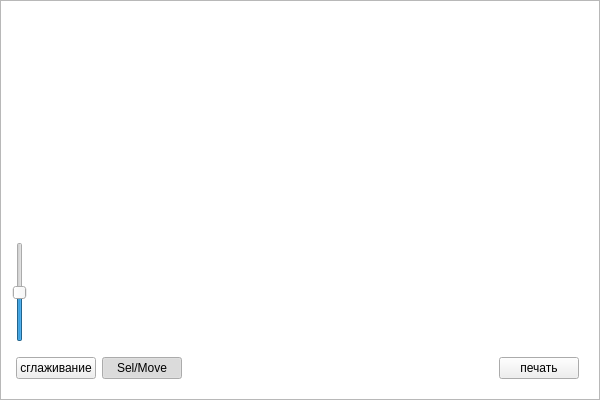
<?xml version="1.0" encoding="UTF-8"?>
<ui version="4.0">
 <class>MapView</class>
 <widget class="QGraphicsView" name="MapView">
  <property name="geometry">
   <rect>
    <x>0</x>
    <y>0</y>
    <width>600</width>
    <height>400</height>
   </rect>
  </property>
  <property name="dragMode">
   <enum>QGraphicsView::RubberBandDrag</enum>
  </property>
  <property name="transformationAnchor">
   <enum>QGraphicsView::AnchorUnderMouse</enum>
  </property>
  <layout class="QVBoxLayout" name="verticalLayout">
   <item>
    <spacer name="verticalSpacer">
     <property name="orientation">
      <enum>Qt::Vertical</enum>
     </property>
     <property name="sizeHint" stdset="0">
      <size>
       <width>20</width>
       <height>40</height>
      </size>
     </property>
    </spacer>
   </item>
   <item>
    <widget class="QSlider" name="zoomSlider">
     <property name="maximumSize">
      <size>
       <width>16777215</width>
       <height>100</height>
      </size>
     </property>
     <property name="maximum">
      <number>500</number>
     </property>
     <property name="singleStep">
      <number>10</number>
     </property>
     <property name="value">
      <number>250</number>
     </property>
     <property name="orientation">
      <enum>Qt::Vertical</enum>
     </property>
    </widget>
   </item>
   <item>
    <widget class="QFrame" name="frame">
     <property name="minimumSize">
      <size>
       <width>0</width>
       <height>26</height>
      </size>
     </property>
     <layout class="QHBoxLayout" name="horizontalLayout">
      <property name="leftMargin">
       <number>4</number>
      </property>
      <item>
       <widget class="QPushButton" name="pb_antialiasing">
        <property name="text">
         <string>сглаживание</string>
        </property>
        <property name="checkable">
         <bool>true</bool>
        </property>
       </widget>
      </item>
      <item>
       <widget class="QPushButton" name="pb_select_mode">
        <property name="text">
         <string>Sel/Move</string>
        </property>
        <property name="checkable">
         <bool>true</bool>
        </property>
        <property name="checked">
         <bool>true</bool>
        </property>
       </widget>
      </item>
      <item>
       <spacer name="horizontalSpacer">
        <property name="orientation">
         <enum>Qt::Horizontal</enum>
        </property>
        <property name="sizeHint" stdset="0">
         <size>
          <width>40</width>
          <height>20</height>
         </size>
        </property>
       </spacer>
      </item>
      <item>
       <widget class="QPushButton" name="pb_print">
        <property name="text">
         <string>печать</string>
        </property>
       </widget>
      </item>
     </layout>
    </widget>
   </item>
  </layout>
 </widget>
 <resources/>
 <connections/>
</ui>
